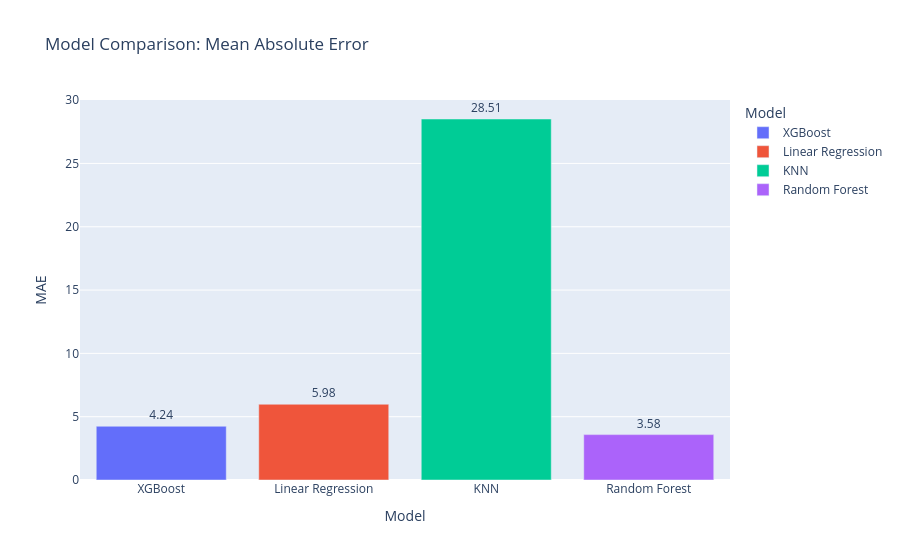
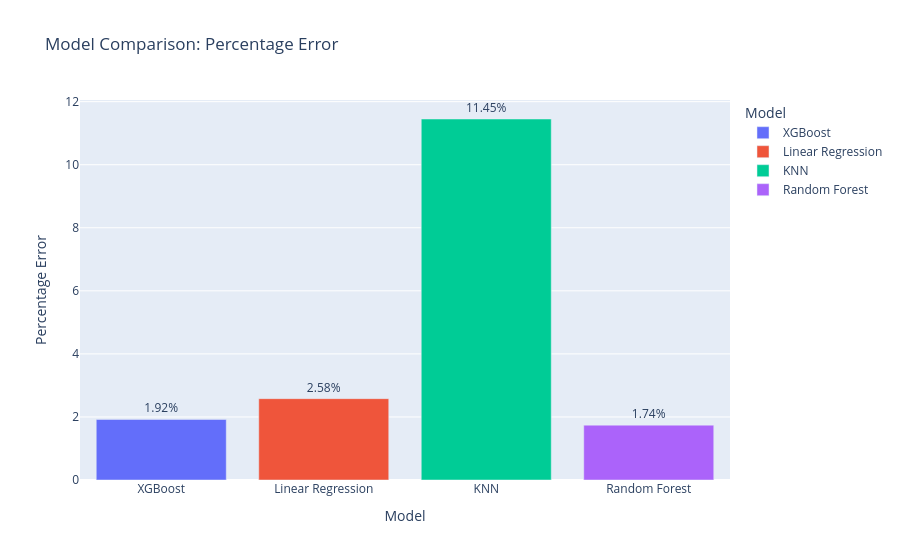

These figures' notebook cell, in order:
### Code cell
results = {
    "Model": ["XGBoost", "Linear Regression", "KNN", "Random Forest"],
    "MAE": [4.244, 5.981, 28.509, 3.584],
    "Percentage Error": [1.92, 3.58, 11.45, 1.74]
}

# Convert to DataFrame
df_results = pd.DataFrame(results)

# Plot MAE comparison
fig_mae = px.bar(
    df_results,
    x="Model",
    y="MAE",
    color="Model",
    text="MAE",
    title="Model Comparison: Mean Absolute Error"
)
fig_mae.update_traces(texttemplate='%{text:.2f}', textposition='outside')
fig_mae.show()

# Plot Percentage Error comparison
fig_pct = px.bar(
    df_results,
    x="Model",
    y="Percentage Error",
    color="Model",
    text="Percentage Error",
    title="Model Comparison: Percentage Error"
)
fig_pct.update_traces(texttemplate='%{text:.2f}%', textposition='outside')
fig_pct.show()

### Figure 1 — Plotly figure (JSON) as saved in the notebook; plotly's stock layout.template omitted (floating-point values rounded to 4 significant figures)
{"data": [{"hovertemplate": "Model=%{x}<br>MAE=%{text}<extra></extra>", "legendgroup": "XGBoost", "marker": {"color": "#636efa", "pattern": {"shape": ""}}, "name": "XGBoost", "orientation": "v", "showlegend": true, "text": [4.244], "textposition": "outside", "texttemplate": "%{text:.2f}", "type": "bar", "x": ["XGBoost"], "xaxis": "x", "y": [4.244], "yaxis": "y"}, {"hovertemplate": "Model=%{x}<br>MAE=%{text}<extra></extra>", "legendgroup": "Linear Regression", "marker": {"color": "#EF553B", "pattern": {"shape": ""}}, "name": "Linear Regression", "orientation": "v", "showlegend": true, "text": [5.981], "textposition": "outside", "texttemplate": "%{text:.2f}", "type": "bar", "x": ["Linear Regression"], "xaxis": "x", "y": [5.981], "yaxis": "y"}, {"hovertemplate": "Model=%{x}<br>MAE=%{text}<extra></extra>", "legendgroup": "KNN", "marker": {"color": "#00cc96", "pattern": {"shape": ""}}, "name": "KNN", "orientation": "v", "showlegend": true, "text": [28.51], "textposition": "outside", "texttemplate": "%{text:.2f}", "type": "bar", "x": ["KNN"], "xaxis": "x", "y": [28.51], "yaxis": "y"}, {"hovertemplate": "Model=%{x}<br>MAE=%{text}<extra></extra>", "legendgroup": "Random Forest", "marker": {"color": "#ab63fa", "pattern": {"shape": ""}}, "name": "Random Forest", "orientation": "v", "showlegend": true, "text": [3.584], "textposition": "outside", "texttemplate": "%{text:.2f}", "type": "bar", "x": ["Random Forest"], "xaxis": "x", "y": [3.584], "yaxis": "y"}], "layout": {"barmode": "relative", "legend": {"title": {"text": "Model"}, "tracegroupgap": 0}, "title": {"text": "Model Comparison: Mean Absolute Error"}, "xaxis": {"anchor": "y", "categoryarray": ["XGBoost", "Linear Regression", "KNN", "Random Forest"], "categoryorder": "array", "domain": [0, 1], "title": {"text": "Model"}}, "yaxis": {"anchor": "x", "domain": [0, 1], "title": {"text": "MAE"}}}}

### Figure 2 — Plotly figure (JSON) as saved in the notebook; plotly's stock layout.template omitted (floating-point values rounded to 4 significant figures)
{"data": [{"hovertemplate": "Model=%{x}<br>Percentage Error=%{text}<extra></extra>", "legendgroup": "XGBoost", "marker": {"color": "#636efa", "pattern": {"shape": ""}}, "name": "XGBoost", "orientation": "v", "showlegend": true, "text": [1.92], "textposition": "outside", "texttemplate": "%{text:.2f}%", "type": "bar", "x": ["XGBoost"], "xaxis": "x", "y": [1.92], "yaxis": "y"}, {"hovertemplate": "Model=%{x}<br>Percentage Error=%{text}<extra></extra>", "legendgroup": "Linear Regression", "marker": {"color": "#EF553B", "pattern": {"shape": ""}}, "name": "Linear Regression", "orientation": "v", "showlegend": true, "text": [2.58], "textposition": "outside", "texttemplate": "%{text:.2f}%", "type": "bar", "x": ["Linear Regression"], "xaxis": "x", "y": [2.58], "yaxis": "y"}, {"hovertemplate": "Model=%{x}<br>Percentage Error=%{text}<extra></extra>", "legendgroup": "KNN", "marker": {"color": "#00cc96", "pattern": {"shape": ""}}, "name": "KNN", "orientation": "v", "showlegend": true, "text": [11.45], "textposition": "outside", "texttemplate": "%{text:.2f}%", "type": "bar", "x": ["KNN"], "xaxis": "x", "y": [11.45], "yaxis": "y"}, {"hovertemplate": "Model=%{x}<br>Percentage Error=%{text}<extra></extra>", "legendgroup": "Random Forest", "marker": {"color": "#ab63fa", "pattern": {"shape": ""}}, "name": "Random Forest", "orientation": "v", "showlegend": true, "text": [1.74], "textposition": "outside", "texttemplate": "%{text:.2f}%", "type": "bar", "x": ["Random Forest"], "xaxis": "x", "y": [1.74], "yaxis": "y"}], "layout": {"barmode": "relative", "legend": {"title": {"text": "Model"}, "tracegroupgap": 0}, "title": {"text": "Model Comparison: Percentage Error"}, "xaxis": {"anchor": "y", "categoryarray": ["XGBoost", "Linear Regression", "KNN", "Random Forest"], "categoryorder": "array", "domain": [0, 1], "title": {"text": "Model"}}, "yaxis": {"anchor": "x", "domain": [0, 1], "title": {"text": "Percentage Error"}}}}
